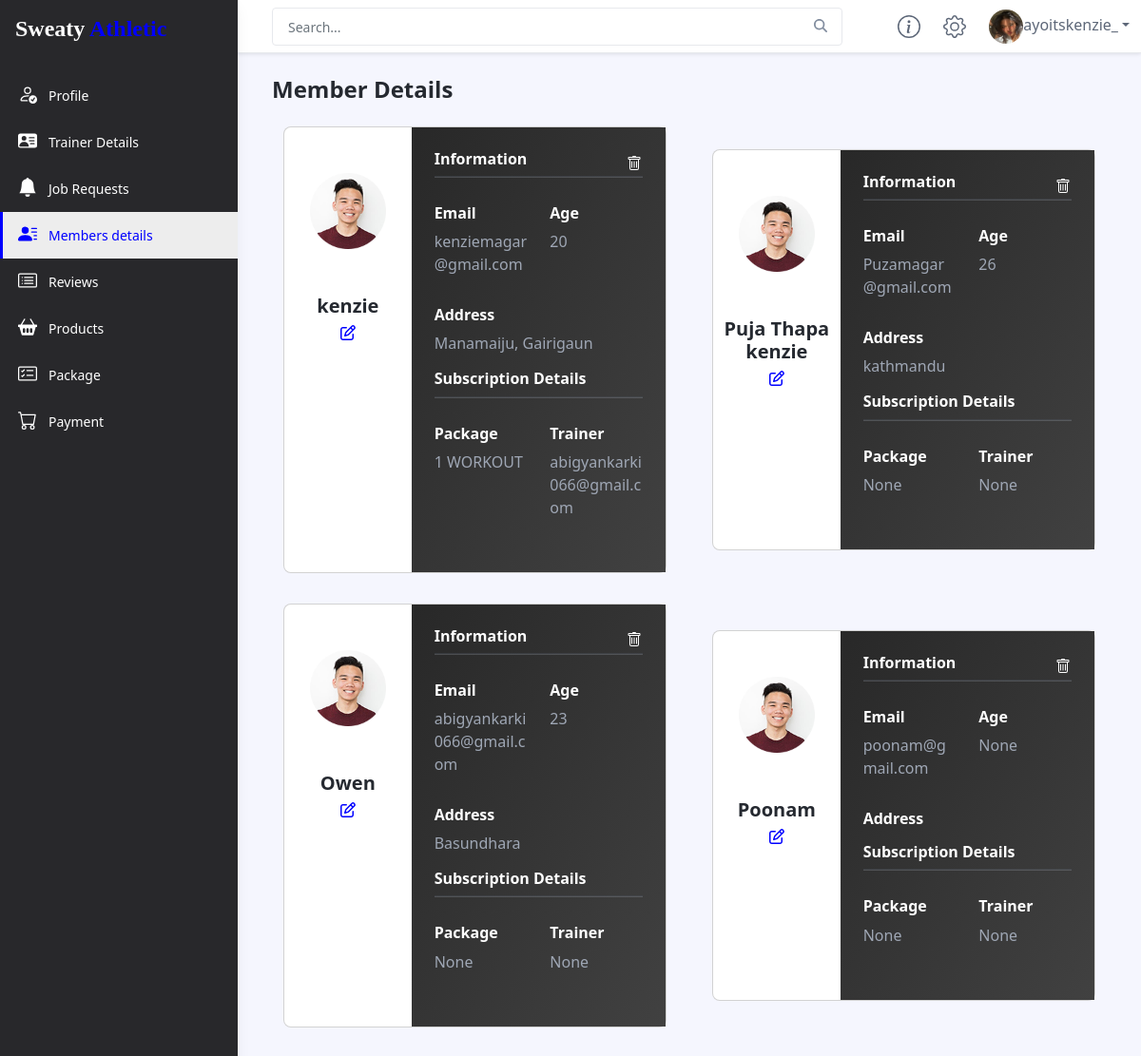
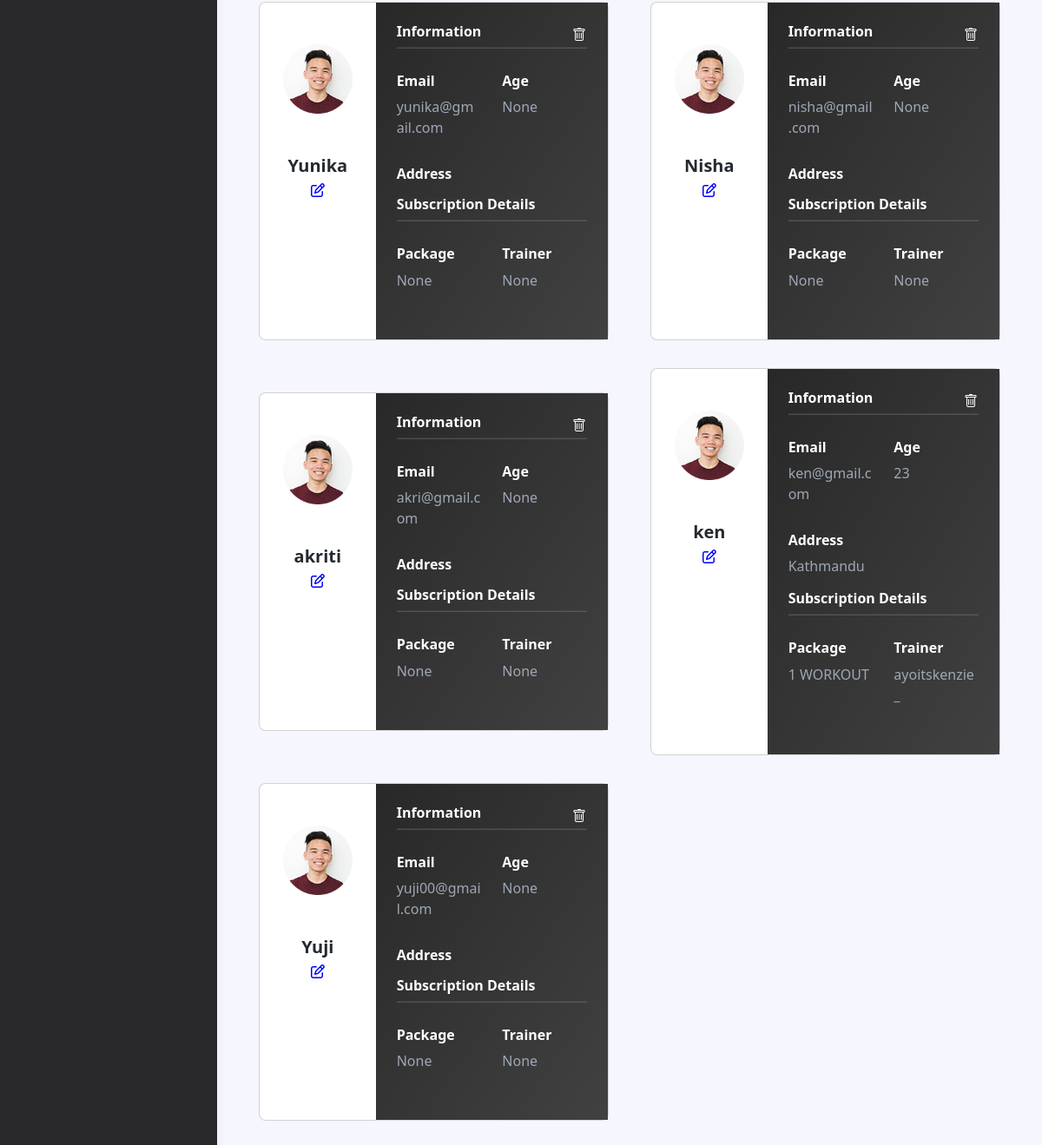
/admin_dashboard/Members_details/ (signed in), run on the app's committed database (2 pictures, top to bottom).
### accounts/models.py (models this page shows, shortened)
class CustomUser(AbstractBaseUser):
    User_Choices = (
        ("Trainer","Trainer"),
        ("Admin","Admin"),
        ("Customer","Customer")
    )
    id = models.AutoField(primary_key=True,unique=True)
    username = models.CharField(unique=True,max_length=50, verbose_name="Username")
    date_joined = models.DateTimeField(default=datetime.datetime.now)
    user_type = models.CharField(max_length = 20,choices = User_Choices,default = "Customer", verbose_name="User Type")
    is_staff = models.BooleanField(default=False)
    is_active = models.BooleanField(default=True)
    is_superuser = models.BooleanField(default=False)
    profile_image = models.ImageField(upload_to='media/profile_image/',null=True,blank=True,verbose_name='Profile Image')
    USERNAME_FIELD = "username"
    REQUIRED_FIELDS = ['user_type']
    objects = CustomUserManager()
    def __str__(self):
        return self.username

class Customer_Details(models.Model):
    User = models.ForeignKey(CustomUser,on_delete=models.CASCADE,related_name='Customer_Details')
    Name = models.CharField(max_length=100,verbose_name="Name",null=False)
    Age = models.IntegerField(null=True,verbose_name="Age")
    Email = models.CharField(max_length=50,null=True,blank=True,verbose_name="Email")
    Address = models.TextField()
    Package = models.ForeignKey(Package,null=True,blank=True,on_delete=models.SET_NULL)
    Trainer = models.ForeignKey(CustomUser,null=True,blank=True,on_delete=models.SET_NULL)

### appadmin/models.py (models this page shows)
class Package(models.Model):
    themes_choice = (('Black','Black'),('white','White'))
    Name = models.CharField(unique=True,max_length=100,verbose_name='Membership Package')
    Price = models.FloatField(null=True,blank=True)
    Type = models.ForeignKey(Type,null=True,blank=True,on_delete=models.SET_NULL)
    Description = models.TextField(null=True,blank=True)
    Duration = models.IntegerField(null=True,blank=True)
    Message = models.CharField(max_length=250,null=True,blank=True,verbose_name='Commitment Message')
    theme = models.CharField(max_length=20,choices=themes_choice,blank=False,null=True)
    def __str__(self):
        return self.Name

### appadmin/views.py (the view)
# urls.py: path('Members_details/',views.Members_details),
@login_required(login_url='/login/')
def Members_details(request):
    members = Customer_Details.objects.all()
    if request.GET.get('del')==True or request.GET.get('del')=='True':
        return render(request,'admin_dashboard/membersdetails.html',{'act2':'active','members':members,'message':'Member Profile has been deleted sucessfully'})
    return render(request,'admin_dashboard/membersdetails.html',{'act2':'active','members':members,'obj':'none'})

### templates/admin_dashboard/membersdetails.html (shortened to what this page needs)
{% include 'admin_dashboard/upper.html' %}
<div class="app-wrapper">
    <div class="app-content pt-3 p-md-3 p-lg-4">
        <div class="container-xl">
            <div class="position-relative mb-3">
                <div class="row g-3 justify-content-between">
                    <div class="col-auto">
                        <h1 class="app-page-title mb-0">Member Details</h1>
                    </div>
                    <div class="col-auto">
                    </div>
                </div>
            </div>
            <div class="row">
                {% for i in members %}
                    <section class="col-lg-6">
                        <div class="container py-2 h-100">
                        <div class="row d-flex justify-content-center align-items-center h-100">
                            <div class="col col-lg-6 mb-4 mb-lg-0 pcard">
                            <div class="card mb-3" style="border-radius: .5rem;">
                                <div class="row g-0">
                                <div class="col-md-4  text-center text-white"
                                    style="border-top-left-radius: .5rem; border-bottom-left-radius: .5rem;">
                                    <img src="/static/customer_dashboard/images/profiles/profile-4.png"
                                    alt="Avatar" class="img-fluid my-5" style="width: 80px;" />
                                    <h5 class="">{{i.Name}}</h5>
                                    <a href="/admin_dashboard/Members_details/member/edit/?id={{i.id}}" class=""><i class="far fa-edit mb-5"></i></a>
                                </div>
                                <div class="gradient-custom col-md-8">
                                    <div class="card-body p-4">
                                    <div class="row">
                                        <div class="col-10">
                                            <h6>Information</h6>
                                        </div>
                                        <div class="col-2">
                                            <a href="/admin_dashboard/Members_details/member/delete/?id={{i.User.id}}"></a>
                                        </div>
                                    </div>
                                    <hr class="mt-0 mb-4">
                                    <div class="row pt-1">
                                        <div class="col-6 mb-3">
                                        <h6>Email</h6>
                                        <p class="text-muted">{{i.Email}}</p>
                                        </div>
                                        <div class="col-6 mb-3">
                                        <h6>Age</h6>
                                        <p class="text-muted">{{i.Age}}</p>
                                        </div>
                                    </div>
                                    <div class="mb-3">
                                        <h6>Address</h6>
                                        <p class="text-muted">{{i.Address}}</p>
                                        </div>
                                    <h6>Subscription Details</h6>
                                    <hr class="mt-0 mb-4">
                                    <div class="row pt-1">
                                        <div class="col-6 mb-3">
                                        <h6>Package</h6>
                                        <p class="text-muted">{{i.Package}}</p>
                                        </div>
                                        <div class="col-6 mb-3">
                                        <h6>Trainer</h6>
                                        <p class="text-muted">{{i.Trainer}}</p>
                                        </div>
                                    </div>
                                    </div>
                                </div>
                                </div>
                            </div>
                            </div>
                        </div>
                        </div>
                    </section>
                {% endfor %}
            </div>
        </div>
    </div>
</div>
</body>
</html>

### templates/admin_dashboard/upper.html (shortened to what this page needs)
{% load static %}
<!DOCTYPE html>
<html lang="en">
<head>
    <link id="theme-style" rel="stylesheet" href="{% static 'customer_dashboard/css/portal.css' %}">
</head>
<body class="app">
    <header class="app-header fixed-top">
        <div class="app-header-inner">
	        <div class="container-fluid py-2">
		        <div class="app-header-content">
		            <div class="row justify-content-between align-items-center">
		            <div class="app-search-box col">
		                <form class="app-search-form">
							<input type="text" placeholder="Search..." name="search" class="form-control search-input">
							<button type="submit" class="btn search-btn btn-primary" value="Search"><i class="fas fa-search"></i></button>
				        </form>
		            </div>
		            <div class="app-utilities col-auto">
						<div class="app-utility-item">
				            <a href="#" title="Help">
					        </a>
					    </div>
			            <div class="app-utility-item">
				            <a href="#" title="Settings">
					        </a>
					    </div>
			            <div class="app-utility-item app-user-dropdown dropdown">
							{%if request.user.profile_image  %}
				            	<a class="dropdown-toggle" id="user-dropdown-toggle" data-bs-toggle="dropdown" href="#" role="button" aria-expanded="false"><img class="profile-image" src="{{request.user.profile_image.url}}" alt="user profile">{{request.user}}</a>
							{% endif %}
			            </div>
		            </div>
		        </div>
	            </div>
	        </div>
        </div>
        <div id="app-sidepanel" class="app-sidepanel">
	        <div class="sidepanel-inner d-flex flex-column">
		        <div class="app-branding">
		            <a class="app-logo"><a class="navbar-brand"><h2 style="font-size: 1.5rem;font-family: 'Dancing Script', cursive;color: white;">Sweaty <span style="color:blue">Athletic</span></h2></a></a>
		        </div>
			    <nav id="app-nav-main" class="app-nav app-nav-main flex-grow-1">
				    <ul class="app-menu list-unstyled accordion" id="menu-accordion">
						<li class="nav-item">
					        <a class="nav-link {{act}}" href="/admin_dashboard/">
						        <span class="nav-icon">
						         </span>
		                         <span class="nav-link-text">Profile</span>
					        </a>
					    </li>
					    <li class="nav-item">
					        <a class="nav-link {{act1}}" href="/admin_dashboard/trainer_details/">
						        <span class="nav-icon">
						         </span>
		                         <span class="nav-link-text">Trainer Details</span>
					        </a>
					    </li>
						<li class="nav-item">
					        <a class="nav-link {{act6}}" href="/admin_dashboard/job_request/">
						        <span class="nav-icon">
									<svg xmlns="http://www.w3.org/2000/svg" width="16" height="16" fill="currentColor" class="bi bi-bell-fill" viewBox="0 0 16 16">
										<path d="M8 16a2 2 0 0 0 2-2H6a2 2 0 0 0 2 2zm.995-14.901a1 1 0 1 0-1.99 0A5.002 5.002 0 0 0 3 6c0 1.098-.5 6-2 7h14c-1.5-1-2-5.902-2-7 0-2.42-1.72-4.44-4.005-4.901z"/>
									  </svg>
						         </span>
		                         <span class="nav-link-text">Job Requests</span>
					        </a>
					    </li>
					    <li class="nav-item">
					        <a class="nav-link {{act2}}" href="/admin_dashboard/Members_details/">
						        <span class="nav-icon">
						         </span>
		                         <span class="nav-link-text">Members details</span>
					        </a>
					    </li>
					    <li class="nav-item">
					        <a class="nav-link {{act3}}" href="/admin_dashboard/Reviews">
						        <span class="nav-icon">
						         </span>
		                         <span class="nav-link-text">Reviews</span>
					        </a>
					    </li>
					    <li class="nav-item">
					        <a class="nav-link {{act4}}" href="/admin_dashboard/Products/">
						        <span class="nav-icon">
						         </span>
		                         <span class="nav-link-text">Products</span>
					        </a>
					    </li>
						<li class="nav-item">
					        <a class="nav-link {{act7}}" href="/admin_dashboard/package/">
						        <span class="nav-icon">
						         </span>
		                         <span class="nav-link-text">Package</span>
					        </a>
					    </li>
					    <li class="nav-item">
					        <a class="nav-link {{act5}}" href="/admin_dashboard/payment/">
						        <span class="nav-icon">
						         </span>
		                         <span class="nav-link-text">Payment</span>
					        </a>
					    </li>
				    </ul>
			    </nav>
	        </div>
	    </div>
    </header>

### templates/admin_dashboard/upper.html (style rules this page uses)
.navbar-brand { color: white; font-family: 'Dancing Script', cursive; font-size: 1rem; }

### templates/admin_dashboard/membersdetails.html (style rules this page uses)
.gradient-custom { background: #282828; background: -webkit-linear-gradient(to right bottom, #282828, #414141); background: linear-gradient(to right bottom,#282828, #414141); }
.pcard { width: 37rem; }
.card-body h6 { color: white; }
hr { height: 2px; }
.bi-trash { color: white; }

### data on the page
CustomUser: user.profile_image (picture), user "ayoitskenzie_"
Customer_Details: Name "kenzie", Email "kenziemagar@gmail.com", Age "20", Address "Manamaiju, Gairigaun", Package "1 WORKOUT", Trainer "abigyankarki066@gmail.com"
Customer_Details: Name "Puja Thapa kenzie", Email "Puzamagar@gmail.com", Age "26", Address "kathmandu", Package "None", Trainer "None"
Customer_Details: Name "Owen", Email "abigyankarki066@gmail.com", Age "23", Address "Basundhara", Package "None", Trainer "None"
Customer_Details: Name "Poonam", Email "poonam@gmail.com", Age "None", Package "None", Trainer "None"
Customer_Details: Name "Yunika", Email "yunika@gmail.com", Age "None", Package "None", Trainer "None"
Customer_Details: Name "Nisha", Email "nisha@gmail.com", Age "None", Package "None", Trainer "None"
Customer_Details: Name "akriti", Email "akri@gmail.com", Age "None", Package "None", Trainer "None"
Customer_Details: Name "ken", Email "ken@gmail.com", Age "23", Address "Kathmandu", Package "1 WORKOUT", Trainer "ayoitskenzie_"
Customer_Details: Name "Yuji", Email "yuji00@gmail.com", Age "None", Package "None", Trainer "None"
